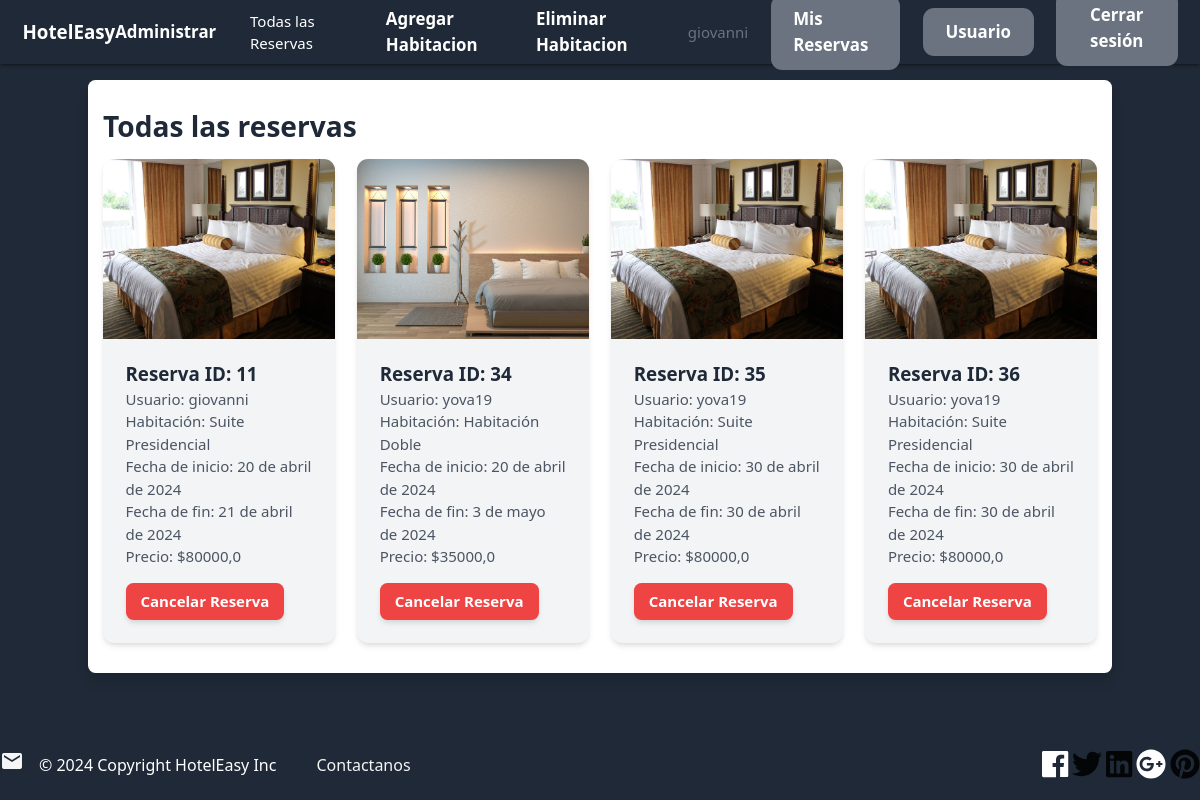
The page /habitaciones/habitaciones/reservas-todas/ (signed in) on the database as committed earlier.
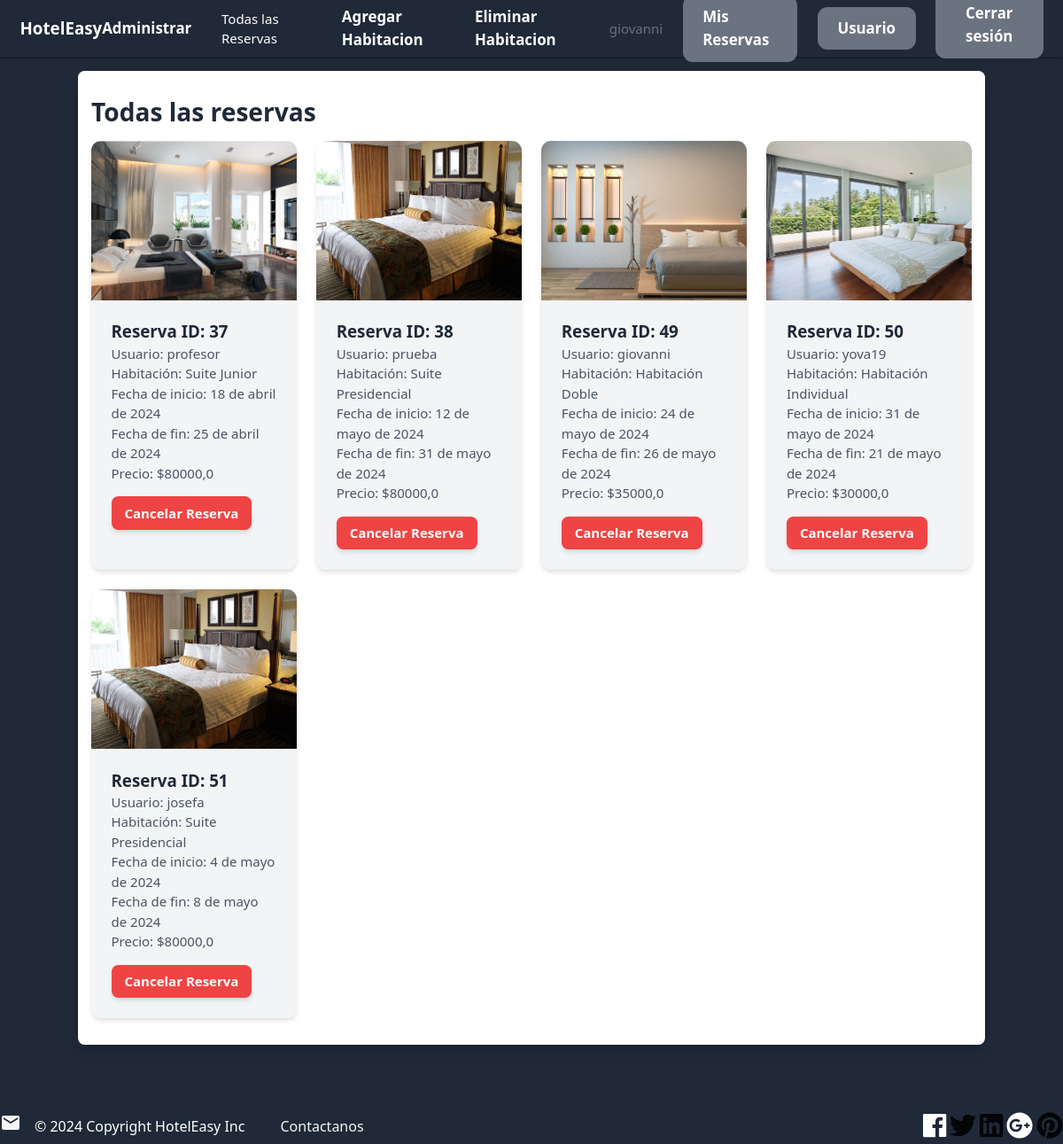
The same page on the database as committed later.
### habitaciones/models.py (models this page shows, shortened)
class Reserva(models.Model):
    usuario = models.ForeignKey(User, on_delete=models.CASCADE)
    habitacion = models.ForeignKey(Habitacion, on_delete=models.CASCADE)
    fecha_inicio = models.DateField()
    fecha_fin = models.DateField()

class Habitacion(models.Model):
    categoria = models.ForeignKey(Categoria, related_name='habitaciones', on_delete=models.CASCADE)
    nombre = models.CharField(max_length=255)
    descripcion = models.TextField(blank=True, null=True)
    precio = models.FloatField()
    imagen = models.ImageField(upload_to='habitacion_imagenes', blank=True, null=True)
    class Meta:
        ordering = ('nombre',)

### habitaciones/views.py (the view)
# urls.py: path('habitaciones/reservas-todas/', views.reservas_todas, name='reservas_todas'),
@login_required
def reservas_todas(request):
    if not request.user.is_superuser:
        return redirect('habitacion:vista_reservas')  # Redirigir a la vista de reservas del usuario si no es un superusuario
    reservas = Reserva.objects.all()
    return render(request, 'habitaciones/reservas_todas.html', {'reservas': reservas})

### habitaciones/templates/habitaciones/reservas_todas.html (shortened to what this page needs)
{% extends 'core/base.html' %}
{% block content %}
<div class="container bg-white py-8 px-4 rounded-lg shadow-lg">
    <h1 class="text-3xl font-bold text-gray-800 mb-4">Todas las reservas</h1>
    <div class="grid grid-cols-1 sm:grid-cols-2 md:grid-cols-3 lg:grid-cols-4 gap-6">
        {% if reservas %}
            {% for reserva in reservas %}
                <div class="rounded-xl overflow-hidden bg-gray-100 shadow-md">
                    <img src="{{ reserva.habitacion.imagen.url }}" class="w-full h-48 object-cover object-center" alt="{{ reserva.habitacion.nombre }}">
                    <div class="p-6">
                        <h2 class="text-xl font-semibold text-gray-800">Reserva ID: {{ reserva.id }}</h2>
                        <p class="text-gray-600">Usuario: {{ reserva.usuario.username }}</p>
                        <p class="text-gray-600">Habitación: {{ reserva.habitacion.nombre }}</p>
                        <p class="text-gray-600">Fecha de inicio: {{ reserva.fecha_inicio }}</p>
                        <p class="text-gray-600">Fecha de fin: {{ reserva.fecha_fin }}</p>
                        <p class="text-gray-600">Precio: ${{ reserva.habitacion.precio }}</p>
                <form action="{% url 'habitacion:cancelar_reserva' reserva.id %}" method="post">
                    <button type="submit" class="mt-4 px-4 py-2 bg-red-500 text-white font-semibold rounded-lg shadow-md hover:bg-red-600 focus:outline-none focus:bg-red-600">Cancelar Reserva</button>
                </form>
                    </div>
                </div>
            {% endfor %}
        {% else %}
            <div class="col">
                <p class="text-gray-600 text-center">No hay reservas realizadas.</p>
            </div>
        {% endif %}
    </div>
</div>
{% endblock %}

### core/templates/core/base.html (shortened to what this page needs)
{% load static %}
<!DOCTYPE html>
<html lang="en">
<head>
    <link rel="stylesheet" href="https://cdnjs.cloudflare.com/ajax/libs/materialize/1.0.0/css/materialize.min.css">
    <link href="https://cdn.jsdelivr.net/npm/tailwindcss@2.2.19/dist/tailwind.min.css" rel="stylesheet">
    <link rel="stylesheet" href="{% static 'core/styles.css' %}">
    <link rel="stylesheet" href="https://cdnjs.cloudflare.com/ajax/libs/animate.css/4.1.1/animate.min.css"/>
</head>
<body>
    <nav class="py-6 px-6 flex justify-between items-center bg-gray-800">
        <a href="/" class="text-xl font-semibold">HotelEasy</a>
        <div class="space-x-6 hidden lg:flex lg:items-center lg:ml-auto">
            {% if request.user.is_authenticated %}
                {% if request.user.is_superuser %}
                    <a href="{% url 'admin:index'  %}" class="text-lg font-semibold hover:text-gray-500">Administrar</a>
                    <a href="{% url 'habitacion:reservas_todas' %}" class="block px-3 py-2 rounded-md text-base font-medium text-white hover:text-gray-300 hover:bg-gray-700">Todas las Reservas</a>
                {% endif %}
                {% if perms.rooms.add_Habitacion %}
                    <a href="{% url 'habitaciones:nuevo'  %}" class="text-lg font-semibold hover:text-gray-500">Agregar Habitacion</a>
                {% endif %}
                {% if perms.rooms.delete_Habitacion %}
                    <a href="{% url 'habitaciones:eliminar_habitacion'  %}" class="text-lg font-semibold hover:text-gray-500">Eliminar Habitacion</a>
                {% endif %}
                <span class="text-gray-500">{{ request.user.username }}</span>
                <a href="{% url 'habitacion:vista_reservas' %}" class="px-6 py-3 text-lg font-semibold bg-gray-500 text-white rounded-xl hover:bg-blue-700">Mis Reservas</a>
                <a href="{% url 'core:modificar' %}" class="px-6 py-3 text-lg font-semibold bg-gray-500 text-white rounded-xl hover:bg-blue-700">Usuario</a>
                <form action="{% url 'core:logout' %}" method="post" class="inline">
                    <button type="submit-close" class="px-6 py-3 text-lg font-semibold bg-gray-500 text-white rounded-xl hover:bg-red-700">Cerrar sesión</button>
                </form>
            {% else %}
                <a href="{% url 'core:signup' %}" class="px-6 py-3 text-lg font-semibold bg-blue-500 text-white rounded-xl hover:bg-teal-700">Registrar</a>
                <a href="{% url 'core:login' %}" class="px-6 py-3 text-lg font-semibold bg-gray-500 text-white rounded-xl hover:bg-gray-700">Ingresar</a>
            {% endif %}
        </div>
    </nav>
    <div>
        {% block content %}
        {% endblock content %}
    </div>
    <footer id="myfooter" style="width: 100%;  bottom: 0; " >
        <div class="row" style=" margin-bottom: 0;">
            </div>
            <div class="row mycolor darken-4" style="margin-bottom: 0; padding-bottom: 0; ">
                <div class=" s6 m8 l8">
                    <div class="contact left">
                        <span class="white-text" style="font-size: 16px;">
                            © 2024 Copyright HotelEasy Inc
                        </span>
                        <button class="btn-flat center"></button>
                            <a class="grey-text text-lighten-4 " href="#!" style="font-size: 16px; ">
                                <i class="material-icons left">email</i>
                                Contactanos
                            </a>
                    </div>
                </div>
                <div class=" s12 m4 l4">
                    <div class="social right">
                        <a href="#" class="white-text">
                            <i class="fab fa-facebook fa-2x"></i>
                        </a>
                            <i class="fab fa-twitter fa-2x"></i>
                            <i class="fab fa-linkedin fa-2x"></i>
                        <a href="#" class="white-text">
                            <i class="fab fa-google-plus fa-2x"></i>
                        </a>
                            <i class="fab fa-pinterest fa-2x"></i>
                    </div>
                </div>
            </div>
    </footer>
</body>
</html>

### core/static/core/styles.css (style rules this page uses)
html, body { height: 100%; background: #1F2937 }
body { display: flex; flex-direction: column; padding-top: 80px; }
nav { position: fixed; top: 0; width: 100%; z-index: 999; }
.flex { flex: 1 0 auto; }
footer { flex-shrink: 0; }
#myfooter { bottom: 0; width: 100%; z-index: 999; }

Rows that differ between the two databases and show on the page:
removed Reserva: habitacion.imagen (picture), id "11", usuario.username "giovanni", habitacion.nombre "Suite Presidencial", fecha_inicio "20 de abril de 2024", fecha_fin "21 de abril de 2024", habitacion.precio "80000,0"
removed Reserva: habitacion.imagen (picture), id "34", usuario.username "yova19", habitacion.nombre "Habitación Doble", fecha_inicio "20 de abril de 2024", fecha_fin "3 de mayo de 2024", habitacion.precio "35000,0"
removed Reserva: habitacion.imagen (picture), id "35", usuario.username "yova19", habitacion.nombre "Suite Presidencial", fecha_inicio "30 de abril de 2024", fecha_fin "30 de abril de 2024", habitacion.precio "80000,0"
removed Reserva: habitacion.imagen (picture), id "36", usuario.username "yova19", habitacion.nombre "Suite Presidencial", fecha_inicio "30 de abril de 2024", fecha_fin "30 de abril de 2024", habitacion.precio "80000,0"
added Reserva: habitacion.imagen (picture), id "37", usuario.username "profesor", habitacion.nombre "Suite Junior", fecha_inicio "18 de abril de 2024", fecha_fin "25 de abril de 2024", habitacion.precio "80000,0"
added Reserva: habitacion.imagen (picture), id "38", usuario.username "prueba", habitacion.nombre "Suite Presidencial", fecha_inicio "12 de mayo de 2024", fecha_fin "31 de mayo de 2024", habitacion.precio "80000,0"
added Reserva: habitacion.imagen (picture), id "49", usuario.username "giovanni", habitacion.nombre "Habitación Doble", fecha_inicio "24 de mayo de 2024", fecha_fin "26 de mayo de 2024", habitacion.precio "35000,0"
added Reserva: habitacion.imagen (picture), id "50", usuario.username "yova19", habitacion.nombre "Habitación Individual", fecha_inicio "31 de mayo de 2024", fecha_fin "21 de mayo de 2024", habitacion.precio "30000,0"
added Reserva: habitacion.imagen (picture), id "51", usuario.username "josefa", habitacion.nombre "Suite Presidencial", fecha_inicio "4 de mayo de 2024", fecha_fin "8 de mayo de 2024", habitacion.precio "80000,0"
